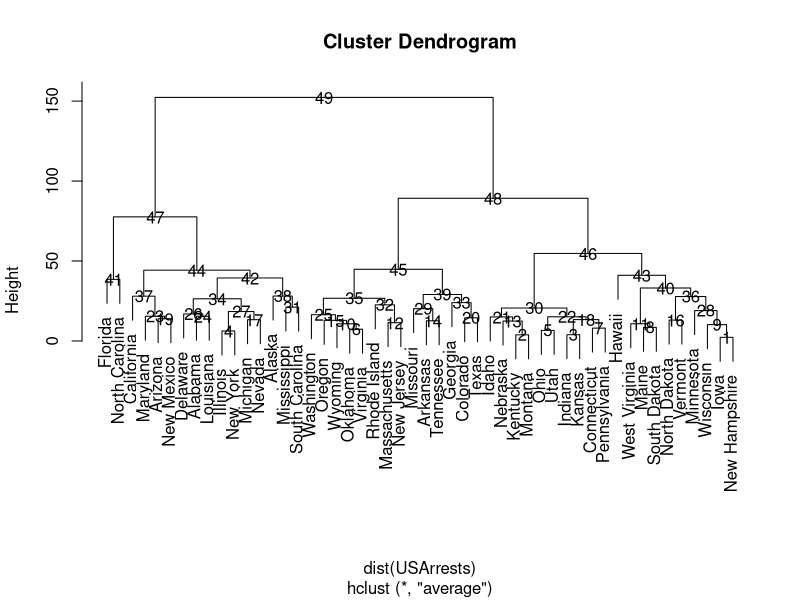

The R script that drew this image:

# @ Yi Zhang

require(graphics)

hc <- hclust(dist(USArrests), "ave")

plot(hc)

v <- hc$order

names(v) <- (1:length(v))

x <- as.numeric(names(v))

names(x) <- -v

nst <- nrow(hc$merge)

xx <- rep(NA,nst)

names(xx) <- 1:nst

x <- c(x,xx)



for (i in 1:nst)
  
{
  
  ith <- as.character(i)
  
  x[ith] = mean(x[as.character(hc$merge[i,])])
  
  y = hc$height[i]
  
  z = i
  
  text(x[ith],y,z)
  
}

